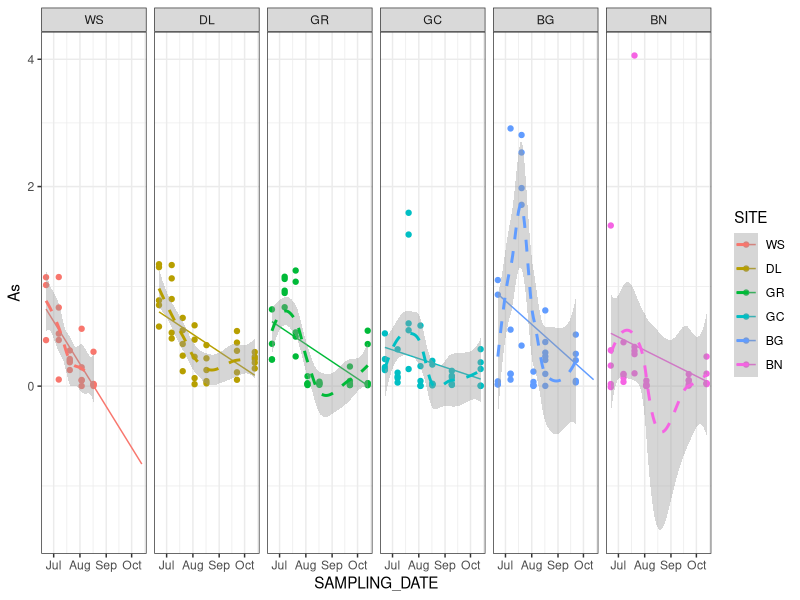

The R source for this figure:
library("readr")
library("dplyr")
library("ggplot2"); theme_set(theme_bw())
library("scales")

#alldata <- data.frame(read_csv("2_incremental/20220420_STANDING_CROP.csv"))
alldata <- read_csv("2_incremental/20220420_STANDING_CROP_Rafa_Interpolation_Dont_Use.csv")

alldata$SAMPLING_DATE<-as.Date(alldata$SAMPLING_DATE, format = "%m/%d/%Y")

COMPARTMENTS <- alldata[which(alldata$SAMPLE_DESCRIPTOR == "EPIL"| alldata$SAMPLE_DESCRIPTOR == "EPIP" | alldata$SAMPLE_DESCRIPTOR == "FILA"),]

names(COMPARTMENTS)<-c("ROWNUM",names(COMPARTMENTS[c(2:ncol(COMPARTMENTS))]))
  
COMPARTMENTS$ROWNUM==1

COMPARTMENTS <- COMPARTMENTS[COMPARTMENTS$ROWNUM != 1, ]


#COMPARTMENTS <- alldata[which(alldata$SAMPLE_DESCRIPTOR == "EPIL"),]

#COMPARTMENTS <- COMPARTMENTS[which(COMPARTMENTS$SITE != "WS"),]

#COMPARTMENTS$SITE_DISTANCE<-c(WS=0,DL=44.9,GR=64.82,GC=89.22,BG=144.32,BN=167.82)[COMPARTMENTS$SITE]

#COMPARTMENTS<-COMPARTMENTS[-1,]#<- removed outlier*

####Big 5+Fe+Se####

#+39

BIG5.LABELS<-as.data.frame(na.omit(COMPARTMENTS[,c(c(3,4,5,6,7),c(13,19,22,25,35,40,49)+39)]))
BIG5.LABELS$SITE<-factor(BIG5.LABELS$SITE)
#BIG5.LABELS<-BIG5.LABELS[order(BIG5.LABELS$SAMPLE_DESCRIPTOR, decreasing = F), ]
names(BIG5.LABELS)[c(6:ncol(BIG5.LABELS))]<- c("As","Cd","Cu","Fe","Pb","Se","Zn")


# summarising all non-grouping variables

BIG5.LABELS<-distinct(BIG5.LABELS, SAMPLING_DATE, SITE,FIELD.REP, .keep_all= TRUE)

BIG5.LABELS[,c(5:12)] %>% mutate_if(is.character, as.numeric)
BIG5.LABELS[,3]<-as.character(BIG5.LABELS[,3])
BIG5.LABELS[,-4]
BIG5.GLM <- BIG5.LABELS[,-4] %>% group_by(SAMPLING_DATE, SITE, FIELD.REP) %>% summarise_all(sum)

####GLMS####

mix.int <- glm(As ~ SAMPLING_DATE * SITE, data = BIG5.GLM, 
               family=gaussian)

summary(mix.int)

coefficients(mix.int)

summary(residuals(mix.int))

pframe <- with(BIG5.GLM,
               expand.grid(SAMPLING_DATE=seq(min(SAMPLING_DATE),max(SAMPLING_DATE),length=2),
                           SITE=levels(SITE)))

levels(BIG5.GLM$SITE)

## add predicted values (on response scale) to prediction frame

pframe$As <- predict.glm(mix.int,newdata=pframe,type="response")


BIG5.GLM$SITE <- factor(BIG5.GLM$SITE, levels = c("WS","DL","GR","GC","BG","BN"), ordered = F)

plot2<- ggplot(BIG5.GLM, aes(SAMPLING_DATE, As, col = SITE))+
  geom_point() +
  geom_line(data=pframe)+
  scale_y_continuous(trans='pseudo_log', oob=squish)+
  geom_smooth(method="loess" ,se = TRUE,
  method.args = list(family = "gaussian"), linetype = "dashed")
  ## use prediction data here

#dev.new()

plot2 + facet_grid( ~ SITE)

